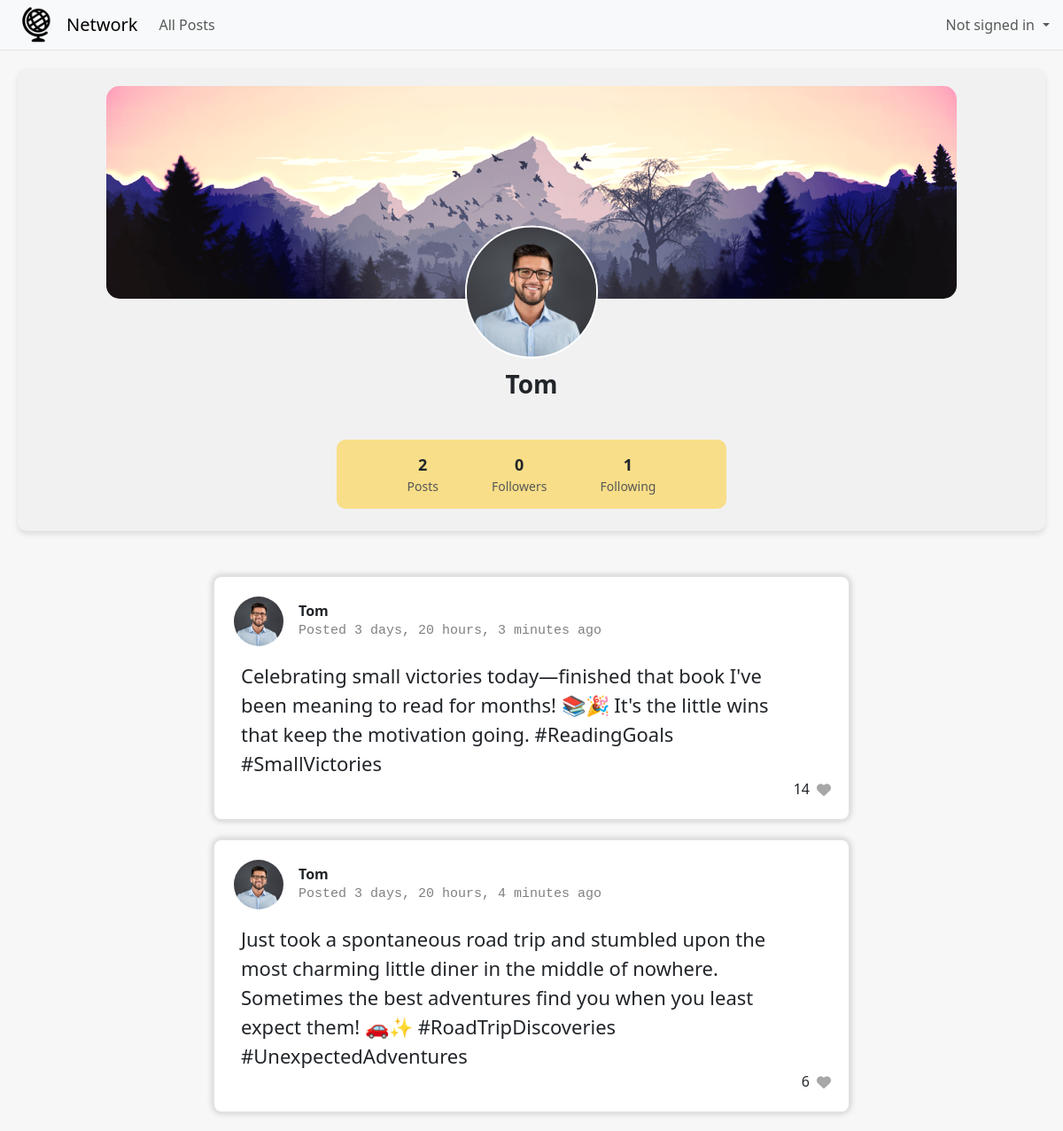
Page /profile/4 on the earlier database version.
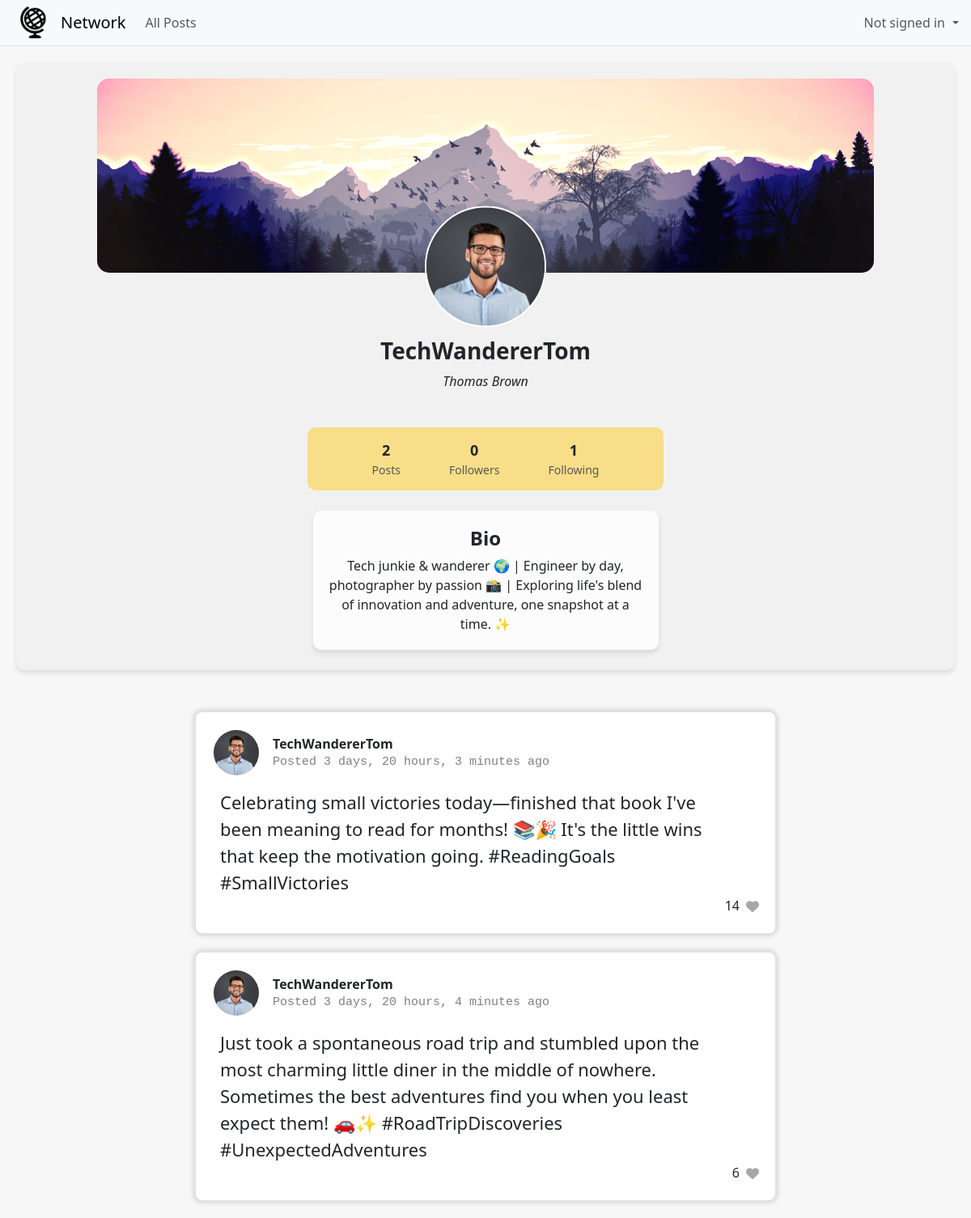
Same page on the later database version.
### network/models.py (models this page shows, shortened)
class User(AbstractUser):
    pass

class Post(models.Model):
    user = models.ForeignKey(User, on_delete=models.CASCADE, related_name="posts")
    timestamp = models.DateTimeField(auto_now_add=True)
    body = models.TextField(blank=False)
    likes = models.IntegerField(default=0)
    liked_by = models.ManyToManyField(User, related_name='liked_posts', blank=True, null=True)

class Profile(models.Model):
    user = models.OneToOneField(User, on_delete=models.CASCADE, related_name="profile")
    name = models.CharField(max_length=200, null=True, blank=True)
    bio = models.TextField(null=True, blank=True)
    picture = models.ImageField(upload_to='profile-pics', default='profile-pics/default.jpg')

### network/views.py (the view)
# urls.py: path("profile/<int:user_id>", views.profile, name="profile"),
def profile(request, user_id):
    if request.user.is_authenticated:
        profile_user = User.objects.get(pk=user_id)
        profile = Profile.objects.get(user=profile_user)
        user_posts = Post.objects.filter(user=profile_user).order_by('-timestamp')
        post_count = Post.objects.filter(user=profile_user).count()
        following_count = Following.objects.filter(user=profile_user).count()
        followers_count = Following.objects.filter(user_followed=profile_user).count()
        following_users = Following.objects.filter(user=request.user).values_list('user_followed', flat=True)
        return render(request, "network/profile.html", {
            "profile_user": profile_user,
            "profile": profile,
            "user_posts": user_posts,
            "post_count": post_count,
            "following_count": following_count,
            "followers_count": followers_count,
            "following_users": following_users
        })
    else:
        profile_user = User.objects.get(pk=user_id)
        profile = Profile.objects.get(user=profile_user)
        user_posts = Post.objects.filter(user=profile_user).order_by('-timestamp')
        post_count = Post.objects.filter(user=profile_user).count()
        following_count = Following.objects.filter(user=profile_user).count()
        followers_count = Following.objects.filter(user_followed=profile_user).count()
        return render(request, "network/profile.html", {
            "profile_user": profile_user,
            "profile": profile,
            "user_posts": user_posts,
            "post_count": post_count,
            "following_count": following_count,
            "followers_count": followers_count
        })

### network/templates/network/profile.html (shortened to what this page needs)
{% extends "network/layout.html" %}
{% block body %}
    <div class="profile-main">
        <div class="profile-top">
            <div style="position: relative;">
                <img class="profile-banner" src="{{ MEDIA_URL }}banner.png">
                <img src="{{ MEDIA_URL }}{{ profile_user.profile.picture }}" class="nav-profile-picture" style="position: absolute; top: 50%; left: 50%; transform: translate(-50%, 5%); width: 150px; height: 150px; margin: 0px;">
            </div>
        </div>
        <div class="profile-username">
            <h3><b>{{ profile_user.username }}</b></h3>
        </div>
        {% if profile.name %}
        <div class="profile-name">
            <p><i>{{ profile.name }}</i></p>
        </div>
        {% endif %}
        <div class="profile-data">
            <div class="profile-stats">
                <div>
                    <span class="count">{{ post_count }}</span>
                    <span class="heading">Posts</span>
                </div>
                <div>
                    <span class="count" id="followers_count">{{ followers_count }}</span>
                    <span class="heading">Followers</span>
                </div>
                <div>
                    <span class="count">{{ following_count }}</span>
                    <span class="heading">Following</span>
                </div>
            </div>
            {% if profile.bio %}
                <div class="profile-bio">
                    <h4>Bio</h4>
                    <span>{{ profile.bio }}</span>
                </div>
            {% endif %}
        </div>
    </div>
    <div class="profile-posts">
        {% for post in user_posts %}
            <div class="post-container">
                <div class="post-profile">
                    <img src="{{ MEDIA_URL }}{{ post.user.profile.picture }}" alt="Profile Picture" class="nav-profile-picture" style="width: 60px; height: 60px;">
                    <div class="profile-info">
                        <strong>{{ post.user.username }}</strong>
                        <p id="time-since-post">Posted <span class="time-since-post" data-created="{{ post.timestamp.isoformat }}"></span></p>
                    </div>
                </div>
                <div class="post-body">{{ post.body }}</div>
                <div class="post-likes">
                    <span class="like-counter" data-like-counter="{{ post.id }}">{{ post.likes }}</span>
                    <div class="heart" data-post-id="{{ post.id }}">
                        <i class="fas fa-heart"></i>
                    </div>
                </div>
            </div>
        {% endfor %}
    </div>
    {% load static %}
{% endblock %}

Differences in the rows shown:
changed User: username "Tom" → "TechWandererTom"
now on this page (row edited): Profile: name "Thomas Brown", bio "Tech junkie & wanderer 🌍 | Engineer by day, photographer by passion 📸 | Exploring life's blend of innovation and adventure, one snapshot at a time. ✨"
changed Profile: name empty → "Thomas Brown" (drawn)
changed through a linked row, Post (number 1 of 2 on the later page): user.username "Tom" → "TechWandererTom"
changed through a linked row, Post (number 2 of 2 on the later page): user.username "Tom" → "TechWandererTom"
Other differences:
text now shown: "Bio"
